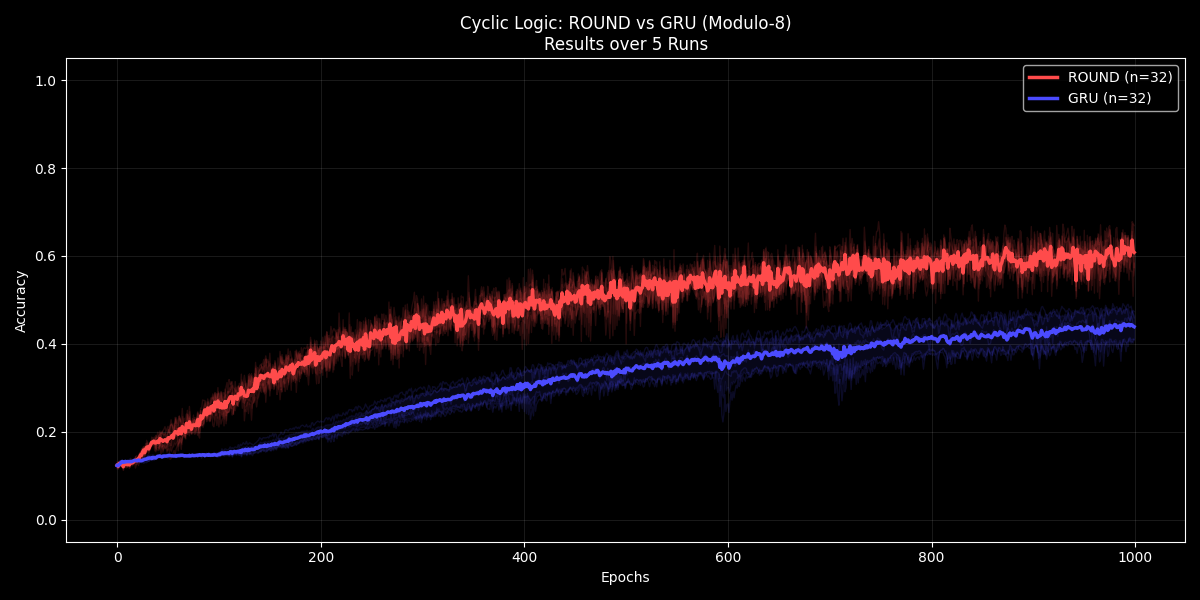

The script that saved this image:

import torch
import torch.nn as nn
import torch.optim as optim
import numpy as np
import matplotlib.pyplot as plt
import os


from ROUND import ROUNDClockModel, ROUNDClockLoss, HarmonicROUNDLoss

# ==============================================================================
# Configuration
# ==============================================================================
CONFIG = {
    'task': 'modulo_8',   
    'seq_len': 20,        
    'classes': 8,         # Modulo 8 (0-7)
    'hidden_size': 32,    
    'steps': 20,          
    'epochs': 1000,       # 1000 epochs
    'batch_size': 64,
    'dataset_size': 4000, 
    'runs': 5,            
    'lr': 0.005,          
    'device': 'cuda' if torch.cuda.is_available() else 'cpu'
}

# ==============================================================================
# GRU Baseline for Classification
# ==============================================================================
class GRUClockModel(nn.Module):
    def __init__(self, input_dim, hidden_size, output_classes=8):
        super().__init__()
        self.gru = nn.GRU(input_dim, hidden_size, batch_first=True)
        self.fc = nn.Linear(hidden_size, output_classes)

    def forward(self, x):
        x_seq = x.unsqueeze(-1)
        output, hn = self.gru(x_seq)
        final_h = hn[-1]
        return self.fc(final_h)

# ==============================================================================
# Dataset: Modulo-8 Sum
# ==============================================================================
def generate_clock_data(n_samples, seq_len, mod=8):
    X_list = []
    Y_list = []
    
    for _ in range(n_samples):
        # Integers 0..7
        seq = torch.randint(0, mod, (seq_len,)).float()
        total = seq.sum().long()
        label = total % mod
        seq_norm = seq / float(mod) 
        X_list.append(seq_norm)
        Y_list.append(label)

    X = torch.stack(X_list)
    Y = torch.tensor(Y_list).unsqueeze(1) 
    return X, Y

# ==============================================================================
# Training Engine
# ==============================================================================
def train_round(run_id, X, Y, device):
    model = ROUNDClockModel(hidden_size=CONFIG['hidden_size'], 
                          input_dim=CONFIG['seq_len'], 
                          output_classes=CONFIG['classes']).to(device)
                          
    # criterion = ROUNDClockLoss(locking_strength=0.05, states=CONFIG['classes']) 
    criterion = HarmonicROUNDLoss(locking_strength=0.1, harmonics=[2, 4, 8], terminal_only=True) 
    optimizer = optim.Adam(model.parameters(), lr=CONFIG['lr'])
    
    accuracy_history = []
    
    for epoch in range(CONFIG['epochs']):
        optimizer.zero_grad()
        output, history = model(X, steps=CONFIG['steps'])
        loss, ce, locking = criterion(output, Y, history)
        loss.backward()
        optimizer.step()
        
        preds = torch.argmax(output, dim=1)
        acc = (preds == Y.squeeze()).float().mean().item()
        accuracy_history.append(acc)
        
        if epoch % 100 == 0:
            print(f"[ROUND Run {run_id}] Epoch {epoch}: Loss={loss.item():.4f}, Acc={acc:.2f}")
            
    return accuracy_history, preds, Y

def train_gru(run_id, X, Y, device):
    model = GRUClockModel(input_dim=1, 
                        hidden_size=CONFIG['hidden_size'], 
                        output_classes=CONFIG['classes']).to(device)
                        
    criterion = nn.CrossEntropyLoss()
    optimizer = optim.Adam(model.parameters(), lr=CONFIG['lr'])
    
    accuracy_history = []
    
    for epoch in range(CONFIG['epochs']):
        optimizer.zero_grad()
        output = model(X)
        loss = criterion(output, Y.squeeze().long())
        loss.backward()
        optimizer.step()
        
        preds = torch.argmax(output, dim=1)
        acc = (preds == Y.squeeze()).float().mean().item()
        accuracy_history.append(acc)
        
        if epoch % 100 == 0:
            print(f"[GRU Run {run_id}] Epoch {epoch}: Loss={loss.item():.4f}, Acc={acc:.2f}")

    return accuracy_history, preds, Y

# ==============================================================================
# Main Execution
# ==============================================================================
if __name__ == "__main__":
    device = torch.device(CONFIG['device'])
    print(f"Running on {device} - Clock Benchmark")
    
    X, Y = generate_clock_data(CONFIG['dataset_size'], CONFIG['seq_len'], CONFIG['classes'])
    X, Y = X.to(device), Y.to(device)
    
    round_results = []
    gru_results = []
    all_round_final_preds = []
    final_targets = Y.cpu().numpy()
    
    print("\n--- Training ROUND ---")
    for i in range(CONFIG['runs']):
        acc, preds, _ = train_round(i+1, X, Y, device)
        round_results.append(acc)
        all_round_final_preds.append(preds.detach().cpu().numpy().flatten())

    print("\n--- Training GRU ---")
    for i in range(CONFIG['runs']):
        acc, preds, _ = train_gru(i+1, X, Y, device)
        gru_results.append(acc)

    print("\nGenerating Graphs...")
    plt.style.use('dark_background')
    fig, ax = plt.subplots(figsize=(12, 6))
    
    round_arr = np.array(round_results)
    gru_arr = np.array(gru_results)
    round_mean = np.mean(round_arr, axis=0)
    round_std = np.std(round_arr, axis=0)
    gru_mean = np.mean(gru_arr, axis=0)
    gru_std = np.std(gru_arr, axis=0)
    epochs = np.arange(CONFIG['epochs'])
    
    ax.fill_between(epochs, round_mean - round_std, round_mean + round_std, color='#FF4B4B', alpha=0.1)
    ax.fill_between(epochs, gru_mean - gru_std, gru_mean + gru_std, color='#4B4BFF', alpha=0.1)
    
    for run in round_results: ax.plot(run, color='#FF4B4B', alpha=0.15, linewidth=1)
    for run in gru_results: ax.plot(run, color='#4B4BFF', alpha=0.15, linewidth=1)
        
    ax.plot(round_mean, color='#FF4B4B', linewidth=2.5, label=f'ROUND (n={CONFIG["hidden_size"]})')
    ax.plot(gru_mean, color='#4B4BFF', linewidth=2.5, label=f'GRU (n={CONFIG["hidden_size"]})')
    
    ax.set_title(f'Cyclic Logic: ROUND vs GRU (Modulo-{CONFIG["classes"]})\nResults over {CONFIG["runs"]} Runs')
    ax.set_xlabel('Epochs')
    ax.set_ylabel('Accuracy')
    ax.set_ylim(-0.05, 1.05)
    ax.grid(True, alpha=0.1)
    ax.legend()
    plt.tight_layout()
    plt.savefig('benchmark_clock.png')

    data_stack = np.stack(all_round_final_preds) 
    target_flat = final_targets.flatten()
    data_stack = np.vstack([data_stack, target_flat]) 
    labels = [f'Run {i+1}' for i in range(CONFIG['runs'])] + ['Target']
    corr = np.corrcoef(data_stack)
    
    plt.figure(figsize=(8, 6))
    plt.imshow(corr, interpolation='nearest', cmap='coolwarm', vmin=0, vmax=1)
    plt.title('ROUND Clock: Inter-Run Consistency')
    plt.colorbar()
    tick_marks = np.arange(len(labels))
    plt.xticks(tick_marks, labels, rotation=45)
    plt.yticks(tick_marks, labels)
    for i in range(len(labels)):
        for j in range(len(labels)):
            text = plt.text(j, i, f"{corr[i, j]:.2f}", ha="center", va="center", color="black" if 0.3 < corr[i, j] < 0.7 else "white")
    plt.tight_layout()
    plt.savefig('correlation_clock.png')
    
    print("Done. Saved benchmark_clock.png and correlation_clock.png")
